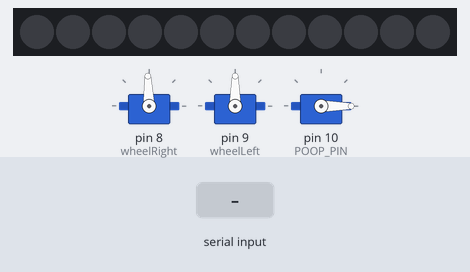
This sketch was run on a simulated Arduino Uno, built with avr-gcc and run on an emulated ATmega328P. On the bench: 3 × servo, 12 RGB LEDs in strip order, left to right. The test bench sets the inputs (shaded band).

Above: at 1.7 s.
1.8 s: "1\n" received over Serial
At 3.0 s:
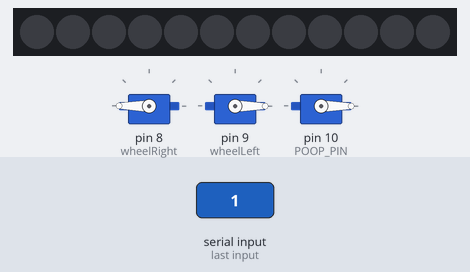
3.3 s: "2\n" received over Serial
At 4.2 s:
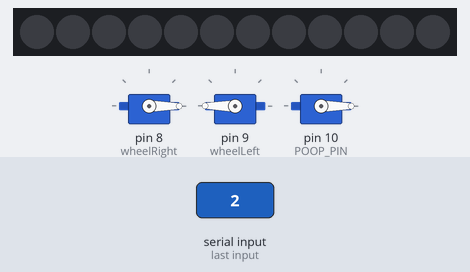
4.8 s: "3\n" received over Serial
At 5.3 s:
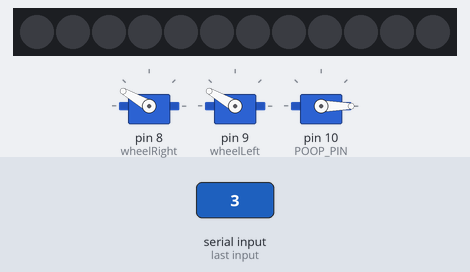
6.3 s: "4\n" received over Serial
At 7.5 s:
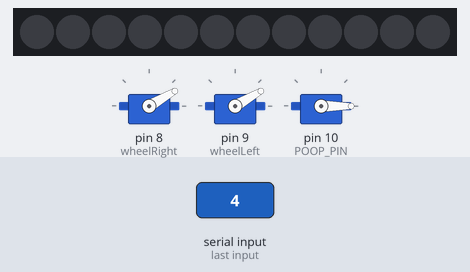
7.8 s: "5\n" received over Serial
At 8.4 s:
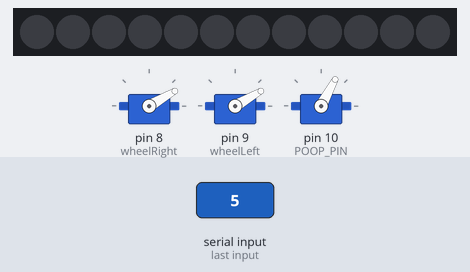
Timing chart, 0 to 10.8 s (numbered marks = the images above; inputs shaded):
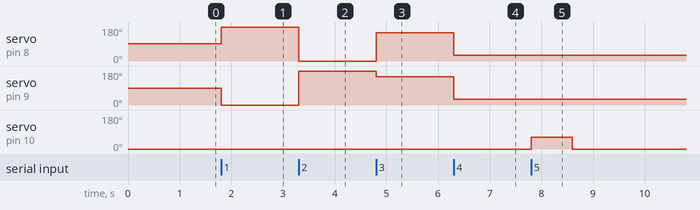

The sketch:

motor_control.ino
```cpp
// Two continuous-rotation servos (e.g. FS90R) on D8 (right) and D9 (left).
// Wiring:
//   Right red    -> 5V       Left red    -> 5V
//   Right brown  -> GND      Left brown  -> GND
//   Right orange -> D8       Left orange -> D9
//
// NeoPixel (Adafruit) on D6:
//   NeoPixel +5V (or VCC)  -> 5V
//   NeoPixel GND           -> GND
//   NeoPixel DIN           -> D6
//   (For long strips: 1000uF cap across +/- and a 470 ohm resistor on DIN.)
//
// On continuous-rotation servos: 0 = full one way, 90 = stop, 180 = full other way.
// "Stop" may need tweaking per servo (e.g. 88-92).
//
// Serial protocol: laptop sends a single integer per line.
//   1 = FORWARD, 2 = BACK, 3 = LEFT, 4 = RIGHT, 5 = POOP, 6 = WOW, 100 = STOP

#include <Servo.h>
#include <Adafruit_NeoPixel.h>

#define NEOPIXEL_PIN  6
#define NUM_PIXELS    12   // 12-pixel ring
#define RING_OFFSET   0    // rotate the ring: increase if pixel 0 isn't at 12 o'clock

Servo wheelRight;
Servo wheelLeft;
Servo poopServo;
Adafruit_NeoPixel pixels(NUM_PIXELS, NEOPIXEL_PIN, NEO_GRB + NEO_KHZ800);

const int STOP_RIGHT = 92;
const int STOP_LEFT  = 90;

// Poop servo (positional, on D11)
const int POOP_PIN     = 10;
const int POOP_REST    = 0;
const int POOP_DEPLOY  = 62;
const unsigned long POOP_HOLD_MS = 800;

unsigned long poopDeployedAt = 0;
bool poopActive = false;

// Tracks which light pattern is currently on (0 = off). Repeating the
// same code toggles it back off; a different light code replaces it.
int activeLight = 0;

void moveForward() {
  wheelRight.write(180);
  wheelLeft.write(0);
}

void moveBack() {
  wheelRight.write(0);
  wheelLeft.write(180);
}

// Tank turns: both wheels spin the same physical direction in place.
void turnLeft() {
  wheelRight.write(150);
  wheelLeft.write(150);
}

void turnRight() {
  wheelRight.write(30);
  wheelLeft.write(30);
}

void stopAll() {
  wheelRight.write(STOP_RIGHT);
  wheelLeft.write(STOP_LEFT);
}

void pixelsOff() {
  pixels.clear();
  pixels.show();
}

// WOW: light every pixel bright white.
void wow() {
  for (int i = 0; i < NUM_PIXELS; i++) {
    pixels.setPixelColor(i, pixels.Color(255, 255, 255));
  }
  pixels.show();
}

// Light a contiguous arc of `count` pixels centered at `centerIdx`.
void arc(int centerIdx, int count, uint32_t color) {
  pixels.clear();
  int start = centerIdx - count / 2;
  for (int i = 0; i < count; i++) {
    int idx = ((start + i) % NUM_PIXELS + NUM_PIXELS) % NUM_PIXELS;
    pixels.setPixelColor(idx, color);
  }
  pixels.show();
}

// SMILE: bottom third of the ring (centered at 6 o'clock).
void smile() {
  arc((NUM_PIXELS / 2 + RING_OFFSET) % NUM_PIXELS, NUM_PIXELS / 3, pixels.Color(255, 200, 0));
}

// FROWN: top third of the ring (centered at 12 o'clock).
void frown() {
  arc(RING_OFFSET % NUM_PIXELS, NUM_PIXELS / 3, pixels.Color(0, 100, 255));
}

// POOP: kick the D11 servo to POOP_DEPLOY, then back to POOP_REST after
// POOP_HOLD_MS. Non-blocking: state retracted by tickPoop() in loop().
void poop() {
  poopServo.write(POOP_DEPLOY);
  poopDeployedAt = millis();
  poopActive = true;
}

void tickPoop() {
  if (poopActive && (millis() - poopDeployedAt >= POOP_HOLD_MS)) {
    poopServo.write(POOP_REST);
    poopActive = false;
  }
}

void dispatch(int code) {
  switch (code) {
    case 1: moveForward(); break;
    case 2: moveBack();    break;
    case 3: turnLeft();    break;
    case 4: turnRight();   break;
    case 5: poop();        break;
    case 6:
    case 7:
    case 8:
      if (activeLight == code) {
        pixelsOff();
        activeLight = 0;
      } else {
        if (code == 6) wow();
        else if (code == 7) smile();
        else frown();
        activeLight = code;
      }
      break;
    case 100: stopAll();   break;
    default: /* unknown — ignore */ break;
  }
}

void setup() {
  Serial.begin(115200);
  wheelRight.attach(8);
  wheelLeft.attach(9);
  poopServo.attach(POOP_PIN);
  poopServo.write(POOP_REST);
  stopAll();
  pixels.begin();
  pixels.setBrightness(80);  // 0-255; keep modest to avoid USB brown-out
  pixelsOff();
  delay(500);
}

void loop() {
  if (Serial.available()) {
    int code = Serial.parseInt();
    if (Serial.read() == '\n' || code != 0 || Serial.peek() == -1) {
      dispatch(code);
    }
  }
  tickPoop();
}
```

Measured:
- after the input at 1.8 s, servo on pin 8 (wheelRight): 92° → 180° at once; servo on pin 9 (wheelLeft): 90° → 0° at once
- after the input at 3.3 s, servo on pin 8 (wheelRight): 180° → 0° at once; servo on pin 9 (wheelLeft): 0° → 180° at once
- after the input at 4.8 s, servo on pin 8 (wheelRight): 0° → 150° at once; servo on pin 9 (wheelLeft): 180° → 150° at once
- after the input at 6.3 s, servo on pin 8 (wheelRight), servo on pin 9 (wheelLeft): 150° → 30° at once
- after the input at 7.8 s, servo on pin 10 (POOP_PIN): 0° → 62° at once, → 0° 0.80 s later
